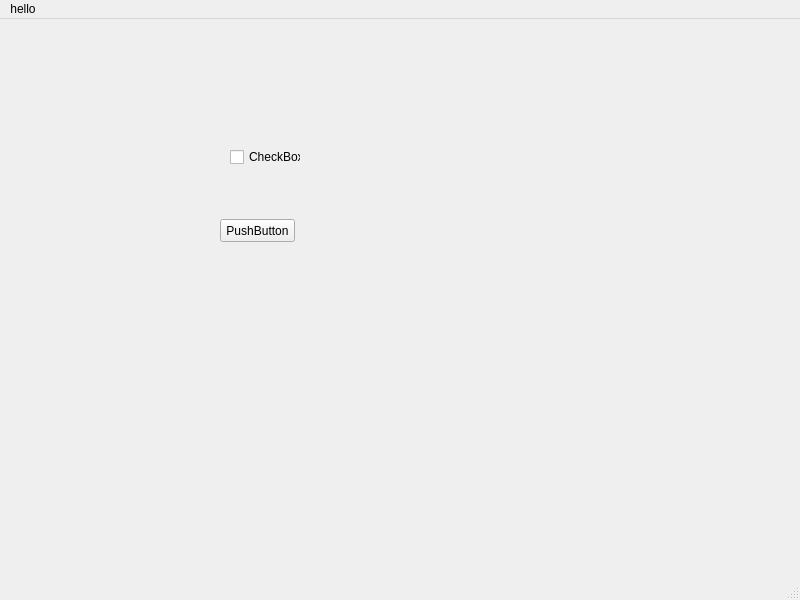
<?xml version="1.0" encoding="UTF-8"?>
<ui version="4.0">
 <class>MainWindow</class>
 <widget class="QMainWindow" name="MainWindow">
  <property name="geometry">
   <rect>
    <x>0</x>
    <y>0</y>
    <width>800</width>
    <height>600</height>
   </rect>
  </property>
  <property name="windowTitle">
   <string>MainWindow</string>
  </property>
  <widget class="QWidget" name="centralwidget">
   <widget class="QPushButton" name="pushButton">
    <property name="geometry">
     <rect>
      <x>220</x>
      <y>200</y>
      <width>75</width>
      <height>23</height>
     </rect>
    </property>
    <property name="text">
     <string>PushButton</string>
    </property>
   </widget>
   <widget class="QCheckBox" name="checkBox">
    <property name="geometry">
     <rect>
      <x>230</x>
      <y>130</y>
      <width>71</width>
      <height>16</height>
     </rect>
    </property>
    <property name="text">
     <string>CheckBox</string>
    </property>
   </widget>
  </widget>
  <widget class="QMenuBar" name="menubar">
   <property name="geometry">
    <rect>
     <x>0</x>
     <y>0</y>
     <width>800</width>
     <height>23</height>
    </rect>
   </property>
   <widget class="QMenu" name="menuhello">
    <property name="title">
     <string>hello</string>
    </property>
   </widget>
   <addaction name="menuhello"/>
  </widget>
  <widget class="QStatusBar" name="statusbar"/>
 </widget>
 <resources/>
 <connections/>
</ui>
